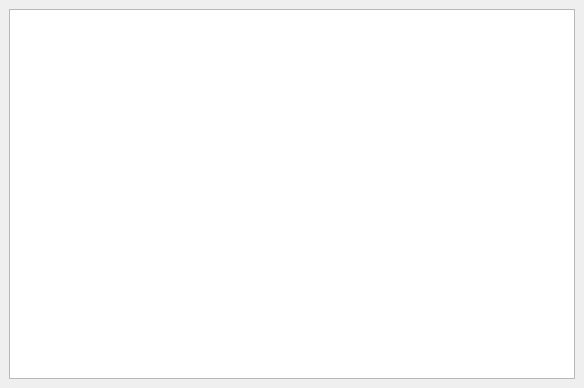
<?xml version="1.0" encoding="UTF-8"?>
<ui version="4.0">
 <class>MainWindow</class>
 <widget class="QMainWindow" name="MainWindow">
  <property name="geometry">
   <rect>
    <x>0</x>
    <y>0</y>
    <width>584</width>
    <height>388</height>
   </rect>
  </property>
  <property name="windowTitle">
   <string>Svr</string>
  </property>
  <widget class="QWidget" name="centralwidget">
   <layout class="QGridLayout" name="gridLayout">
    <item row="0" column="0">
     <widget class="QPlainTextEdit" name="plainTextLog"/>
    </item>
   </layout>
  </widget>
 </widget>
 <resources/>
 <connections/>
</ui>
